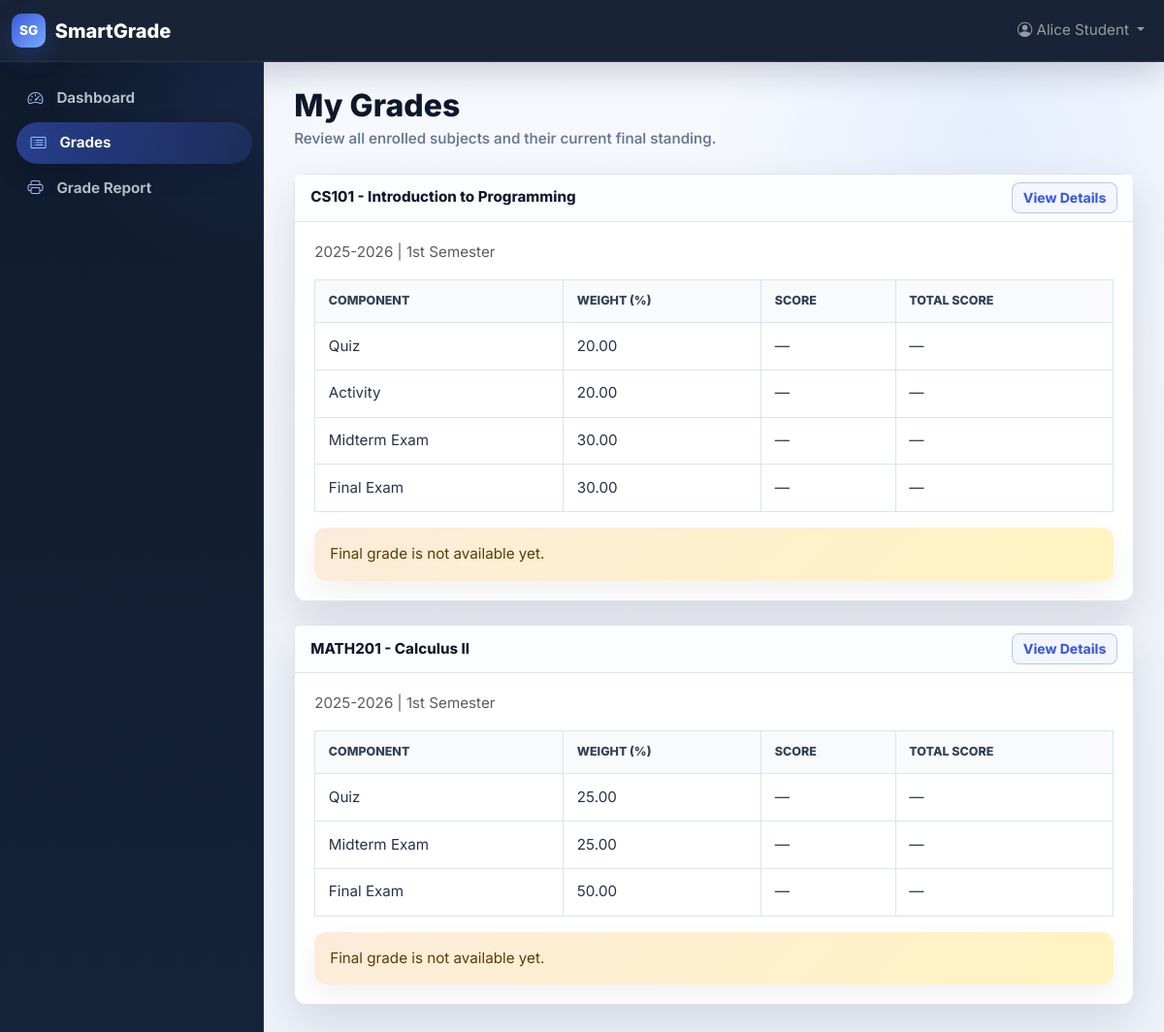
Page /view_grades.php (signed in) on the committed database.
### tables this page shows
CREATE TABLE IF NOT EXISTS enrollments (
  id INT AUTO_INCREMENT PRIMARY KEY,
  student_id INT NOT NULL,
  subject_id INT NOT NULL,
  section_id INT NOT NULL,
  school_year VARCHAR(20) NOT NULL,
  semester VARCHAR(20) NOT NULL,
  status ENUM('Enrolled','Dropped') DEFAULT 'Enrolled',
  created_at TIMESTAMP DEFAULT CURRENT_TIMESTAMP,
  archived_at TIMESTAMP NULL DEFAULT NULL,
  archived_by INT NULL,
  UNIQUE KEY uq_enrollments_student_subject_term (student_id, subject_id, school_year, semester),
  FOREIGN KEY (student_id) REFERENCES students(id) ON DELETE CASCADE,
  FOREIGN KEY (subject_id) REFERENCES subjects(id) ON DELETE CASCADE,
  FOREIGN KEY (section_id) REFERENCES sections(id) ON DELETE CASCADE,
  FOREIGN KEY (archived_by) REFERENCES users(id) ON DELETE SET NULL
);

CREATE TABLE IF NOT EXISTS subjects (
  id INT AUTO_INCREMENT PRIMARY KEY,
  code VARCHAR(20) NOT NULL UNIQUE,
  name VARCHAR(255) NOT NULL,
  units INT NOT NULL,
  teacher_id INT,
  created_at TIMESTAMP DEFAULT CURRENT_TIMESTAMP,
  archived_at TIMESTAMP NULL DEFAULT NULL,
  archived_by INT NULL,
  FOREIGN KEY (teacher_id) REFERENCES teachers(id) ON DELETE SET NULL,
  FOREIGN KEY (archived_by) REFERENCES users(id) ON DELETE SET NULL
);

CREATE TABLE IF NOT EXISTS grade_components (
  id INT AUTO_INCREMENT PRIMARY KEY,
  subject_id INT NOT NULL,
  name VARCHAR(100) NOT NULL,
  percentage_weight DECIMAL(5,2) NOT NULL,
  created_at TIMESTAMP DEFAULT CURRENT_TIMESTAMP,
  archived_at TIMESTAMP NULL DEFAULT NULL,
  archived_by INT NULL,
  UNIQUE KEY uq_grade_components_subject_name (subject_id, name),
  FOREIGN KEY (subject_id) REFERENCES subjects(id) ON DELETE CASCADE,
  FOREIGN KEY (archived_by) REFERENCES users(id) ON DELETE SET NULL
);

### view_grades.php (the view, shortened to what this page needs)
<?php
require_once 'config.php';
$studentUserId = $_SESSION['user']['id'] ?? ($_SESSION['user_id'] ?? 0);
$stmt = $pdo->prepare('SELECT id FROM students WHERE user_id=? AND archived_at IS NULL');
$stmt->execute([$studentUserId]);
$studentId = $stmt->fetchColumn();
$enrollments = $pdo->prepare('SELECT e.subject_id, sub.code, sub.name, e.school_year, e.semester
    FROM enrollments e
    JOIN subjects sub ON sub.id = e.subject_id
    WHERE e.student_id=?
        AND e.status="Enrolled"
        AND e.archived_at IS NULL
        AND sub.archived_at IS NULL
    ORDER BY sub.code');
$enrollments->execute([$studentId]);
$enrollments = $enrollments->fetchAll();
$subjects = [];
foreach ($enrollments as $en) {
    $compStmt = $pdo->prepare('SELECT id, name, percentage_weight FROM grade_components WHERE subject_id=? AND archived_at IS NULL ORDER BY id');
    $compStmt->execute([$en['subject_id']]);
    $components = $compStmt->fetchAll();
    $gradeData = [];
    foreach ($components as $comp) {
        $gStmt = $pdo->prepare('SELECT score, total_score FROM grades WHERE student_id=? AND subject_id=? AND component_id=?');
        $gStmt->execute([$studentId, $en['subject_id'], $comp['id']]);
        $g = $gStmt->fetch();
        $gradeData[] = [
            'name' => $comp['name'],
            'weight' => $comp['percentage_weight'],
            'score' => $g['score'] ?? null,
            'total' => $g['total_score'] ?? null,
        ];
    }
    $finalStmt = $pdo->prepare('SELECT gwa, weighted_grade, remarks
        FROM final_grades
        WHERE student_id=?
            AND subject_id=?
            AND school_year=?
            AND semester=?
        ORDER BY id DESC LIMIT 1');
    $finalStmt->execute([$studentId, $en['subject_id'], $en['school_year'], $en['semester']]);
    $final = $finalStmt->fetch();
    $subjects[] = [
        'enrollment' => $en,
        'grades' => $gradeData,
        'final' => $final,
    ];
}
require 'header.php';
?>
<?php sg_page_header('My Grades', 'Review all enrolled subjects and their current final standing.'); ?>
<?php if ($subjects): ?>
    <?php foreach ($subjects as $subject): ?>
        <?php $en = $subject['enrollment']; ?>
        <div class="card mb-4">
            <div class="card-header d-flex justify-content-between align-items-center">
                <span><?= htmlspecialchars($en['code'] . ' - ' . $en['name']) ?></span>
                <a href="student_grades.php?subject_id=<?= $en['subject_id'] ?>" class="btn btn-sm btn-outline-primary">View Details</a>
            </div>
            <div class="card-body">
                <div class="mb-3 text-muted"><?= htmlspecialchars($en['school_year'] . ' | ' . $en['semester']) ?></div>
                <table class="table table-bordered">
                    <thead>
                        <tr>
                            <th>Component</th>
                            <th>Weight (%)</th>
                            <th>Score</th>
                            <th>Total Score</th>
                        </tr>
                    </thead>
                    <tbody>
                        <?php foreach ($subject['grades'] as $gd): ?>
                            <tr>
                                <td><?= htmlspecialchars($gd['name']) ?></td>
                                <td><?= htmlspecialchars($gd['weight']) ?></td>
                                <td><?= is_null($gd['score']) ? '&mdash;' : htmlspecialchars($gd['score']) ?></td>
                                <td><?= is_null($gd['total']) ? '&mdash;' : htmlspecialchars($gd['total']) ?></td>
                            </tr>
                        <?php endforeach; ?>
                    </tbody>
                </table>
                <?php if ($subject['final']): ?>
                    <div class="alert alert-info mt-3 mb-0">
                        <strong>GWA Grade Point:</strong> <?= $subject['final']['gwa'] === null ? '&mdash;' : htmlspecialchars($subject['final']['gwa']) ?>
                        <span class="ms-2"><strong>Final Percentage:</strong> <?= htmlspecialchars($subject['final']['weighted_grade']) ?>%</span>
                        <span class="ms-2 <?= sg_badge_class($subject['final']['remarks']) ?>">
                            <?= htmlspecialchars($subject['final']['remarks']) ?>
                        </span>
                    </div>
                <?php else: ?>
                    <div class="alert alert-warning mt-3 mb-0">Final grade is not available yet.</div>
                <?php endif; ?>
            </div>
        </div>
    <?php endforeach; ?>
<?php else: ?>
    <div class="empty-state">No enrolled subjects found.</div>
<?php endif; ?>
<?php require 'footer.php'; ?>

### header.php (shortened to what this page needs)
<?php
require_once 'components.php';
$userRole = $_SESSION['user']['role'];
$userName = $_SESSION['user']['name'] ?? '';
$currentPage = basename($_SERVER['PHP_SELF']);
$pageTitle = $pageTitle ?? 'SmartGrade';
$bodyClass = $bodyClass ?? '';
$navItems = sg_nav_items();
$homeHref = sg_home_href($userRole, $navItems);
?>
<!DOCTYPE html>
<html lang="en">
<head>
    <link href="https://cdn.jsdelivr.net/npm/bootstrap@5.3.0/dist/css/bootstrap.min.css" rel="stylesheet">
    <link href="https://cdn.jsdelivr.net/npm/bootstrap-icons@1.10.5/font/bootstrap-icons.css" rel="stylesheet">
    <link href="smartgrade-styles.css" rel="stylesheet">
</head>
<?php sg_render_shell_start($pageTitle, $userName, $userRole, $currentPage, $navItems, $homeHref, $bodyClass); ?>

### components.php (shortened to what this page needs)
<?php
function sg_render_shell_start(
    string $pageTitle,
    string $userName,
    string $userRole,
    string $currentPage,
    array $navItems,
    string $homeHref,
    string $bodyClass = ''
): void {
    $bodyClass = trim('sg-app ' . $bodyClass);
    ?>
<body class="<?= htmlspecialchars($bodyClass) ?>">
    <nav class="navbar navbar-expand-lg navbar-dark fixed-top sg-navbar">
        <div class="container-fluid">
            <a class="navbar-brand" href="<?= htmlspecialchars($homeHref) ?>">SmartGrade</a>
            <div class="collapse navbar-collapse" id="navbarSupportedContent">
                <ul class="navbar-nav ms-auto mb-2 mb-lg-0">
                    <li class="nav-item dropdown">
                        <a class="nav-link dropdown-toggle" href="#" id="navbarDropdown" role="button" data-bs-toggle="dropdown" aria-expanded="false">
                            <i class="bi bi-person-circle"></i> <?= htmlspecialchars($userName) ?>
                        </a>
                    </li>
                </ul>
            </div>
        </div>
    </nav>
    <aside class="sidebar">
        <?php foreach (($navItems[$userRole] ?? []) as $item): ?>
            <a href="<?= htmlspecialchars($item['href']) ?>" class="<?= $currentPage === $item['href'] ? 'active' : '' ?>">
                <i class="bi <?= htmlspecialchars($item['icon']) ?>"></i>
                <span><?= htmlspecialchars($item['label']) ?></span>
            </a>
        <?php endforeach; ?>
    </aside>
    <main class="content">
    <?php
}
function sg_page_header(string $title, string $subtitle = '', string $actionsHtml = ''): void
{
    ?>
    <section class="sg-page-header">
        <div>
            <h2 class="mb-1"><?= htmlspecialchars($title) ?></h2>
            <?php if ($subtitle !== ''): ?>
                <p class="sg-page-subtitle mb-0"><?= htmlspecialchars($subtitle) ?></p>
            <?php endif; ?>
        </div>
    </section>
    <?php
}

### footer.php (shortened to what this page needs)
    </main>
</body>
</html>

### smartgrade-styles.css (style rules this page uses)
:root { --sg-bg: #f1f3f9; --sg-surface: #ffffff; --sg-sidebar: #0f1b2d; --sg-sidebar-2: #15233a; --sg-text: #182338; --sg-muted: #66758f; --sg-primary: #3b5bdb; --sg-primary-dark: #2f4cc4; --sg-success: #2f9e44; --sg-warning: #e67700; --sg-danger: #c92a2a; --sg-info: #1971c2; --sg-border: #dbe4ef; --sg-shadow-sm: 0 12px 30px rgba(15, 23, 42, 0.06); --sg-shadow: 0 18px 45px rgba(22, 32, 58, 0.12); --sg-shadow-lg: 0 24px 60px rgba(15, 23, 42, 0.12); --sg-card-radius: 12px; --sg-control-radius: 8px; --sg-font-family: "Inter", ui-sans-serif, system-ui, -apple-system, BlinkMacSystemFont, "Segoe UI", sans-serif; }
* { box-sizing: border-box; }
body { min-height: 100vh; margin: 0; color: var(--sg-text); font-family: var(--sg-font-family); letter-spacing: 0; }
body.sg-app { background: radial-gradient(circle at top left, rgba(59, 91, 219, 0.12), transparent 22rem), radial-gradient(circle at 85% 12%, rgba(104, 166, 255, 0.12), transparent 18rem), linear-gradient(180deg, #f8faff 0%, var(--sg-bg) 40%, #eef2fb 100%); font-size: 0.95rem; opacity: 0; animation: sg-page-fade 0.45s ease forwards; }
a { color: var(--sg-primary); }
.sg-navbar, .navbar { min-height: 64px; background: rgba(15, 27, 45, 0.96) !important; border-bottom: 1px solid rgba(255, 255, 255, 0.08); box-shadow: 0 12px 32px rgba(15, 23, 42, 0.18); backdrop-filter: blur(14px); }
.navbar-brand { display: inline-flex; align-items: center; gap: 0.6rem; font-weight: 800; letter-spacing: 0; }
.navbar-brand::before { content: "SG"; display: inline-grid; width: 2.2rem; height: 2.2rem; place-items: center; border-radius: 10px; color: #fff; background: linear-gradient(135deg, var(--sg-primary), #76a9ff); font-size: 0.85rem; font-weight: 800; box-shadow: 0 10px 24px rgba(59, 91, 219, 0.28); }
.sidebar { position: fixed; top: 64px; bottom: 0; left: 0; z-index: 1010; width: 272px; overflow-y: auto; padding: 1rem 0.85rem 1.25rem; background: radial-gradient(circle at top right, rgba(90, 132, 255, 0.12), transparent 14rem), linear-gradient(180deg, var(--sg-sidebar), var(--sg-sidebar-2)); border-right: 1px solid rgba(255, 255, 255, 0.08); }
.sidebar a { display: flex; align-items: center; gap: 0.75rem; min-height: 2.65rem; margin-bottom: 0.25rem; padding: 0.68rem 0.8rem; color: rgba(226, 232, 240, 0.82); border-radius: 999px; text-decoration: none; font-weight: 650; line-height: 1.2; transition: color 0.18s ease, background 0.18s ease, transform 0.18s ease, box-shadow 0.18s ease; }
.sidebar a i { width: 1.25rem; color: #9fc3ff; text-align: center; font-size: 1rem; }
.sidebar a:hover, .sidebar a.active { color: #fff; background: rgba(255, 255, 255, 0.1); transform: translateX(3px); }
.sidebar a.active { background: linear-gradient(90deg, rgba(59, 91, 219, 0.55), rgba(59, 91, 219, 0.18)); box-shadow: 0 10px 24px rgba(7, 14, 28, 0.24); }
.content { width: calc(100% - 272px); margin-left: 272px; padding: 5.6rem clamp(1rem, 2.6vw, 2rem) 2.5rem; transition: opacity 0.22s ease, transform 0.22s ease; }
.sg-page-header { display: flex; align-items: flex-start; justify-content: space-between; gap: 1rem; margin-bottom: 1.5rem; }
.sg-page-header h2 { margin: 0; color: #0f172a; font-weight: 800; }
.sg-page-subtitle { color: var(--sg-muted); font-weight: 550; }
.card { border: 1px solid var(--sg-border); border-radius: var(--sg-card-radius); box-shadow: var(--sg-shadow); }
.card-header { border-bottom-color: var(--sg-border); background: #fbfdff; color: #0f172a; font-weight: 750; }
.card-body { padding: 1.25rem; overflow-x: auto; }
.table { margin-bottom: 0; vertical-align: middle; }
.table > :not(caption) > * > * { padding: 0.78rem 0.85rem; }
.table thead th { color: #334155; background: #f8fafc; border-bottom: 1px solid var(--sg-border); font-size: 0.78rem; font-weight: 800; letter-spacing: 0; text-transform: uppercase; white-space: nowrap; }
.table td { color: #263449; }
.table-bordered, .table-bordered > :not(caption) > * { border-color: var(--sg-border); }
.btn { min-height: 2.35rem; border-radius: var(--sg-control-radius); font-weight: 750; letter-spacing: 0; }
.btn-sm { min-height: 2rem; padding-inline: 0.65rem; }
.btn-outline-primary { color: var(--sg-primary); border-color: rgba(59, 91, 219, 0.3); background: rgba(59, 91, 219, 0.04); }
.alert { border: 0; border-radius: var(--sg-card-radius); box-shadow: var(--sg-shadow-sm); }
.alert-warning, .alert-info { color: #5c3d00; background: linear-gradient(135deg, rgba(230, 119, 0, 0.14), rgba(255, 236, 153, 0.62)); }

### rows in the picture
enrollments: subject.name "CS101 - Introduction to Programming", school_year+semester "2025-2026 | 1st Semester"
grade_components: name "Quiz", percentage_weight "20.00"
grade_components: name "Activity", percentage_weight "20.00"
grade_components: name "Midterm Exam", percentage_weight "30.00"
grade_components: name "Final Exam", percentage_weight "30.00"
enrollments: subject.name "MATH201 - Calculus II", school_year+semester "2025-2026 | 1st Semester"
grade_components: name "Quiz", percentage_weight "25.00"
grade_components: name "Midterm Exam", percentage_weight "25.00"
grade_components: name "Final Exam", percentage_weight "50.00"

### other values in the picture
$userName "Alice Student"
$item['label'] "Dashboard"
$item['label'] "Grades"
$item['label'] "Grade Report"
$title "My Grades"
$subtitle "Review all enrolled subjects and their current final standing."
